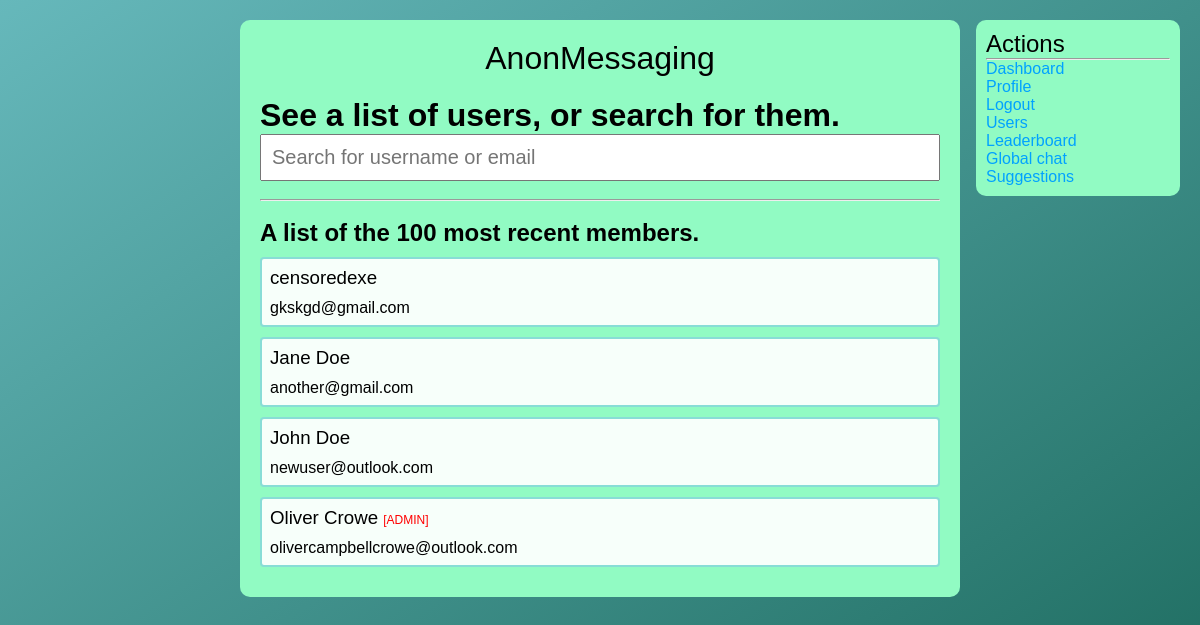
The page /users/index.php (signed in) on the database its author committed.
### tables this page shows
CREATE TABLE `users` (
  `user_id` int(11) NOT NULL,
  `user_name` varchar(256) NOT NULL,
  `user_email` varchar(256) NOT NULL,
  `user_password` varchar(256) NOT NULL,
  `user_bio` longtext NOT NULL,
  `user_pfp` varchar(256) NOT NULL,
  `user_type` varchar(256) NOT NULL,
  `user_points` int(11) NOT NULL
);

### users/index.php (the view, shortened to what this page needs)
<?php
    include_once "../includes/functions.php";
?>
<!DOCTYPE html>
<html lang="en">
<head>
    <link href="../css/style.css" rel="stylesheet">
</head>
<body>
    <div class="main-column">
    <a style="color: #000;text-align:center;" href="../"><h1 style="font-weight:100;margin-bottom:20px;">AnonMessaging</h1></a>
    <h1>See a list of users, or search for them.</h1>
        <form method="GET" action="search.php">
            <input class="search-bar" type="search" name="search" placeholder="Search for username or email" required>
        </form>
        <br><hr><br>
        <h2>A list of the 100 most recent members.</h2>
        <?php
            $sql = "SELECT * FROM `users` ORDER BY `user_id` DESC";
            $result = mysqli_query($conn, $sql);
            while($row = mysqli_fetch_assoc($result)){
                if($row['user_type'] == "admin"){
                    $admin = True;
                }else {
                    $admin = False;
                }
                ?>
                <a style="color: #000;" href="../profile/index.php?id=<?php echo $row['user_id']; ?>">
                <div class="user_div">
                    <h3><?php echo $row['user_name']; if($admin==True){echo " <span style='color:red;font-size:12px;'>[ADMIN]</span>";}?></h3>
                    <p style="margin-top:10px;"><?php echo $row['user_email']; ?></p>
                </div>
                <?php
            }
        ?>
        <div class="right-column">
            <h2 style="font-weight:300;">Actions</h2>
            <hr>
            <ul>
            <li><a href="../">Dashboard</a></li>
                <li><a href="../profile/index.php?id=<?php echo $_SESSION['user_id']; ?>">Profile</a></li>
                <li><a href="../logout">Logout</a></li>
                <li><a href="../users/index.php">Users</a></li>
                <li><a href="../leaderboard/">Leaderboard</a></li>
                <li><a href="../global/">Global chat</a></li>
                <li><a href="../suggestions/">Suggestions</a></li>
            </ul>
        </div>
    </div>
</body>
</html>

### css/style.css (style rules this page uses)
* { -webkit-box-sizing: border-box; box-sizing: border-box; padding: 0; margin: 0; }
body { font-family: sans-serif; background-attachment: fixed; background-size: cover; background-image: -webkit-gradient(linear, left top, right bottom, from(#66b8bb), to(#1b695c)); background-image: linear-gradient(to bottom right, #66b8bb, #1b695c); background-position: center; }
a { color: #00a2ff; text-decoration: none; }
h3 { font-weight: 100; }
.main-column { width: 60%; margin: 20px auto; padding: 20px; height: 100%; border-radius: 10px; background-color: #91fbc3; -webkit-box-sizing: border-box; box-sizing: border-box; }
.right-column { -webkit-box-sizing: border-box; box-sizing: border-box; position: fixed; right: 20px; top: 20px; width: 17%; background-color: #91fbc3; border-radius: 10px; padding: 10px; }
.right-column ul li { list-style: none; }
.search-bar { padding: 10px; width: 100%; font-size: 20px; }
.user_div { width: 100%; margin: 10px auto; background-color: rgba(255, 255, 255, 0.925); border-radius: 4px; padding: 8px; border: 2px solid #88ddd6; }

### rows shown on the page
users: user_name "censoredexe", user_email "gkskgd@gmail.com"
users: user_name "Jane Doe", user_email "another@gmail.com"
users: user_name "John Doe", user_email "newuser@outlook.com"
users: user_name "Oliver Crowe", user_type "[ADMIN]", user_email "olivercampbellcrowe@outlook.com"
